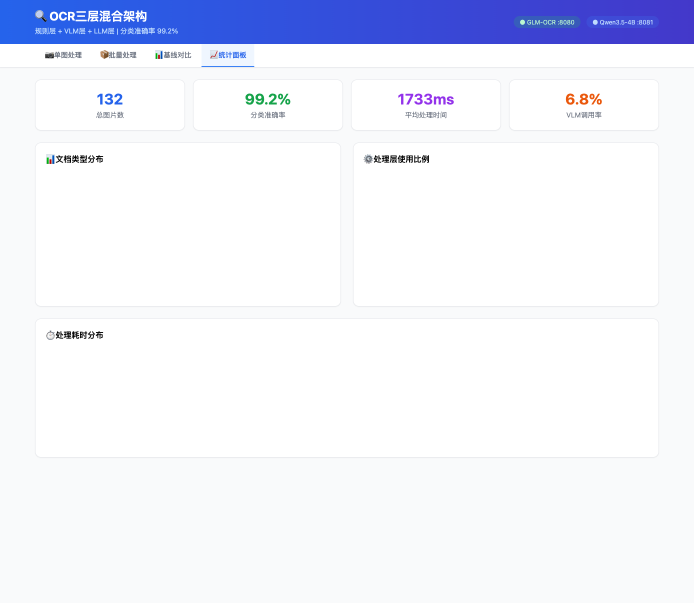
#> input picture e2e_dashboard_charts.png, 1388 x 1205 px (shown at 1/2 size)
$ python assess_image_quality.py ../e2e_dashboard_charts.png   (older library calls are emulated)
#> lines starting #> are read from the running program, lines starting #| are printed output that depends on the picture
#!/usr/bin/env python3
"""
图片质量评估工具

评估指标：
1. 模糊度（拉普拉斯方差）- 越高越清晰
2. 噪声水平 - 越低越好
3. 对比度 - 适中最好
4. 亮度 - 适中最好
5. 分辨率 - 宽高
"""
import cv2
import numpy as np
from pathlib import Path
import argparse


def estimate_noise(gray_img):
    """估计图像噪声水平（使用局部标准差）"""
    # 使用3x3邻域的局部标准差
    kernel = np.ones((3, 3), np.float32) / 9
    local_mean = cv2.filter2D(gray_img.astype(np.float32), -1, kernel)
    local_sq_mean = cv2.filter2D((gray_img.astype(np.float32) ** 2), -1, kernel)
    local_var = local_sq_mean - local_mean ** 2
    local_var = np.maximum(local_var, 0)  # 避免负值
    noise_level = np.sqrt(local_var).mean()
    return noise_level


def assess_image_quality(image_path):
    """
    评估图片质量

    Returns:
        dict: 包含各项质量指标
    """
#> called with image_path = '../e2e_dashboard_charts.png'
    img = cv2.imread(str(image_path))
#> img is the input picture: shape (1205, 1388, 3); mean B, G, R 249.9, 239.5, 237.2
    if img is None:
        raise ValueError(f"无法读取图片: {image_path}")

    gray = cv2.cvtColor(img, cv2.COLOR_BGR2GRAY)
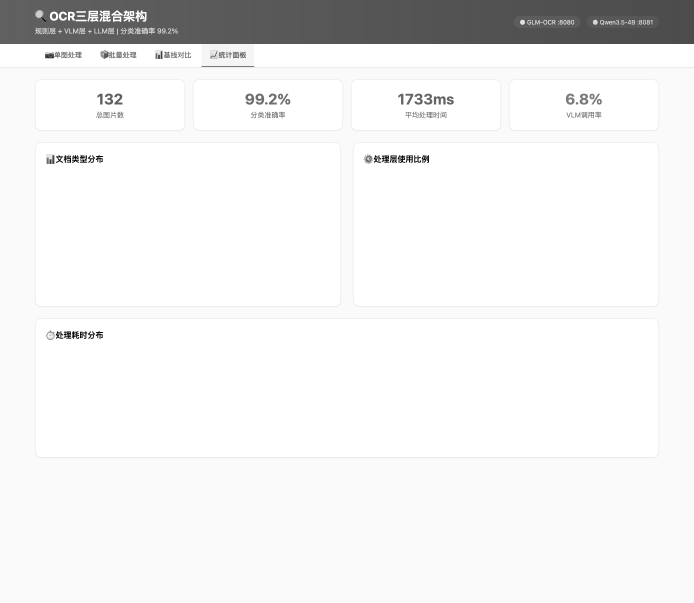
#> gray: shape (1205, 1388) (shown at 1/2 size); min 0, max 255, mean 240
    h, w = gray.shape
#> h = 1205; w = 1388

    # 1. 模糊度（拉普拉斯方差）
    laplacian = cv2.Laplacian(gray, cv2.CV_64F)
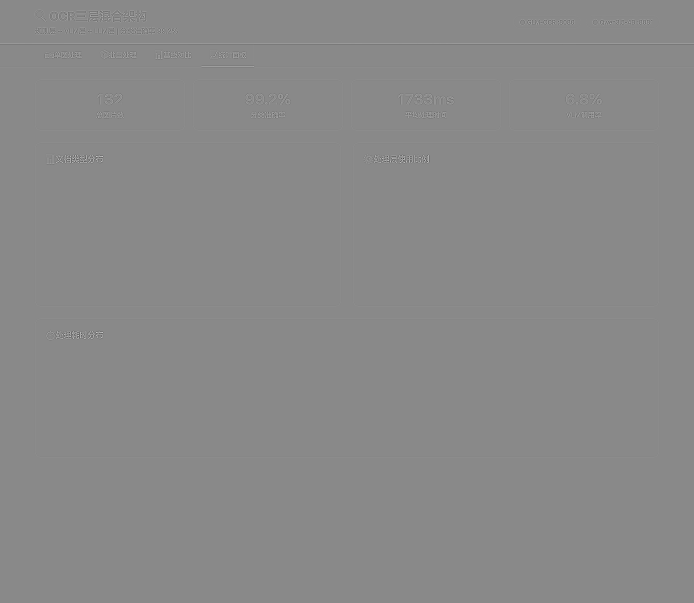
#> laplacian: shape (1205, 1388) float64 (shown at 1/2 size); min -764, max 652, mean 0; drawn with min black and max white
    sharpness = laplacian.var()
#> sharpness = 427.6

    # 2. 噪声水平
    noise = estimate_noise(gray)
#> in estimate_noise, `local_sq_mean = cv2.filter2D((gray_img.astype(np.float32) ** 2), -1, k..`:
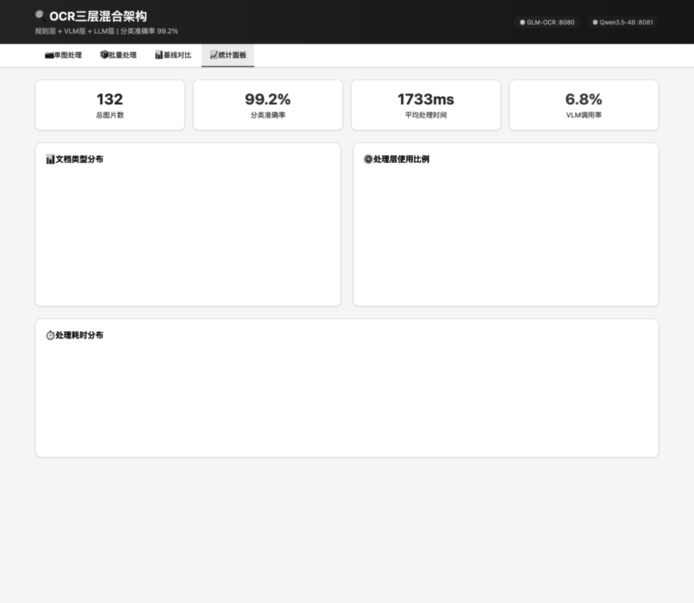
#> local_sq_mean: shape (1205, 1388) float32 (shown at 1/2 size); min 253.9, max 65025, mean 59555.2; drawn with min black and max white
#> in estimate_noise, `local_var = local_sq_mean - local_mean ** 2`:
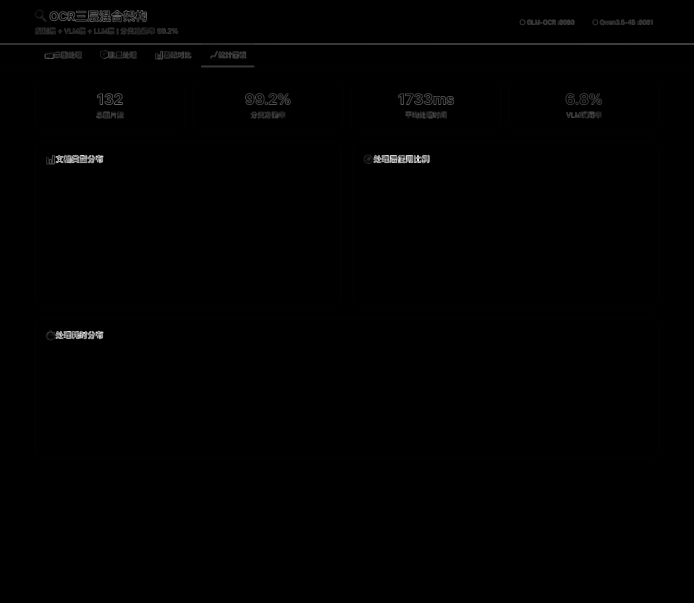
#> local_var: shape (1205, 1388) float32 (shown at 1/2 size); min -0.0117, max 14450, mean 65.6; drawn with min black and max white
#> in estimate_noise, `noise_level = np.sqrt(local_var).mean()`: noise_level = 1.34
#> noise = 1.34

    # 3. 对比度（标准差）
    contrast = gray.std()
#> contrast = 44.05

    # 4. 亮度（均值）
    brightness = gray.mean()
#> brightness = 240

    # 5. 分辨率
    resolution = {'width': w, 'height': h, 'max_side': max(w, h)}

    # 6. 文件大小
    file_size = Path(image_path).stat().st_size / 1024  # KB

    # 质量分级
    if sharpness > 300 and noise < 10:
        quality_level = 'high'
    elif sharpness > 100 and noise < 20:
        quality_level = 'medium'
    else:
        quality_level = 'low'

    return {
        'sharpness': sharpness,
        'noise': noise,
        'contrast': contrast,
        'brightness': brightness,
        'resolution': resolution,
        'file_size_kb': file_size,
        'quality_level': quality_level,
    }


def print_quality_report(quality):
    """打印质量报告"""
    print("\n" + "=" * 60)
    print("图片质量评估报告")
    print("=" * 60)

    print(f"\n分辨率: {quality['resolution']['width']} x {quality['resolution']['height']}")
    print(f"最大边长: {quality['resolution']['max_side']}px")
    print(f"文件大小: {quality['file_size_kb']:.1f} KB")

    print(f"\n质量指标:")
    print(f"  模糊度 (Sharpness): {quality['sharpness']:.1f} (越高越清晰)")
    print(f"  噪声水平 (Noise): {quality['noise']:.2f} (越低越好)")
    print(f"  对比度 (Contrast): {quality['contrast']:.1f} (适中最好)")
    print(f"  亮度 (Brightness): {quality['brightness']:.1f} (适中最好)")

    print(f"\n质量等级: {quality['quality_level'].upper()}")

    # 建议
    print(f"\n预处理建议:")
    if quality['quality_level'] == 'high':
        print("  ✓ 高质量图片，不需要预处理")
        print("  推荐配置: denoise=False, contrast=False")
    elif quality['quality_level'] == 'medium':
        print("  ⚠ 中等质量，建议仅去噪")
        print("  推荐配置: denoise=True, contrast=False")
    else:
        print("  ✗ 低质量，需要去噪+对比度增强")
        print("  推荐配置: denoise=True, contrast=True")

    # 分辨率建议
    max_side = quality['resolution']['max_side']
    if max_side > 4000:
        print(f"\n  ⚠ 分辨率过高（{max_side}px），建议缩放到3000-4000px")
    elif max_side < 1500:
        print(f"\n  ✗ 分辨率过低（{max_side}px），可能影响OCR准确率")


def main():
    parser = argparse.ArgumentParser(description='图片质量评估工具')
    parser.add_argument('image_path', type=str, help='图片路径')
    args = parser.parse_args()

    try:
        quality = assess_image_quality(args.image_path)
#> quality = 7 items
        print_quality_report(quality)
#| 分辨率: 1388 x 1205
#| 最大边长: 1388px
#| 文件大小: 94.3 KB
#|   模糊度 (Sharpness): 427.6 (越高越清晰)
#|   噪声水平 (Noise): 1.34 (越低越好)
#|   对比度 (Contrast): 44.1 (适中最好)
#|   亮度 (Brightness): 240.0 (适中最好)
#| 质量等级: HIGH
#> in print_quality_report, `max_side = quality['resolution']['max_side']`: max_side = 1388
#|   ✗ 分辨率过低（1388px），可能影响OCR准确率
    except Exception as e:
        print(f"错误: {e}")
        return 1

    return 0


if __name__ == '__main__':
    exit(main())
#> (the program exits here)

$ run again, on type_gallery_full.png
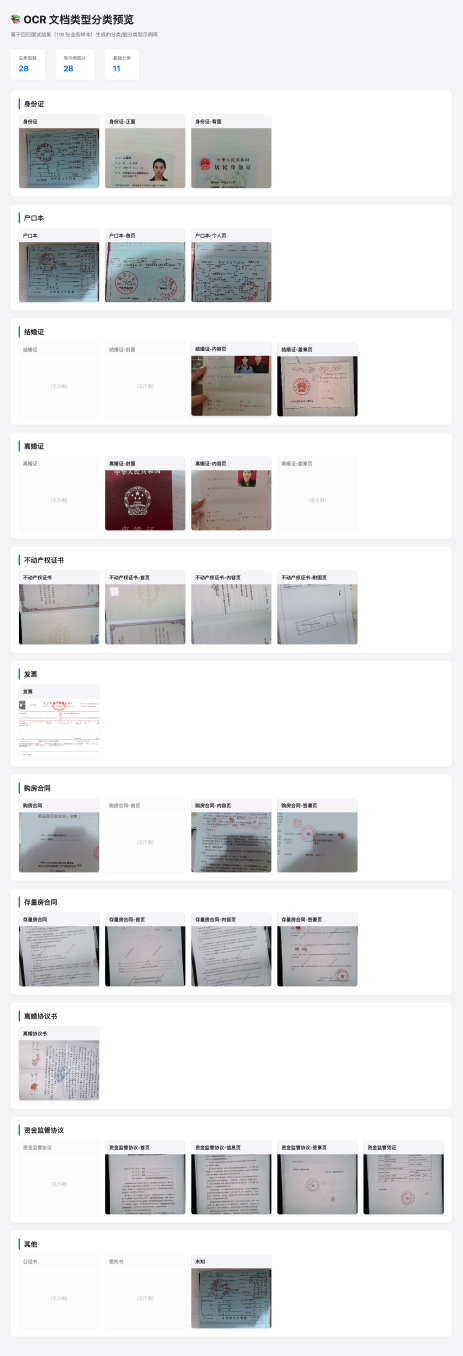
#> input picture type_gallery_full.png, 1388 x 4066 px (shown at 1/3 size)
#> in assess_image_quality, img is the input picture: shape (4066, 1388, 3); mean B, G, R 229.5, 228.7, 228.7
#> sharpness = 893.2
#> in estimate_noise, `local_sq_mean = cv2.filter2D((gray_img.astype(np.float32) ** 2), -1, k..`:
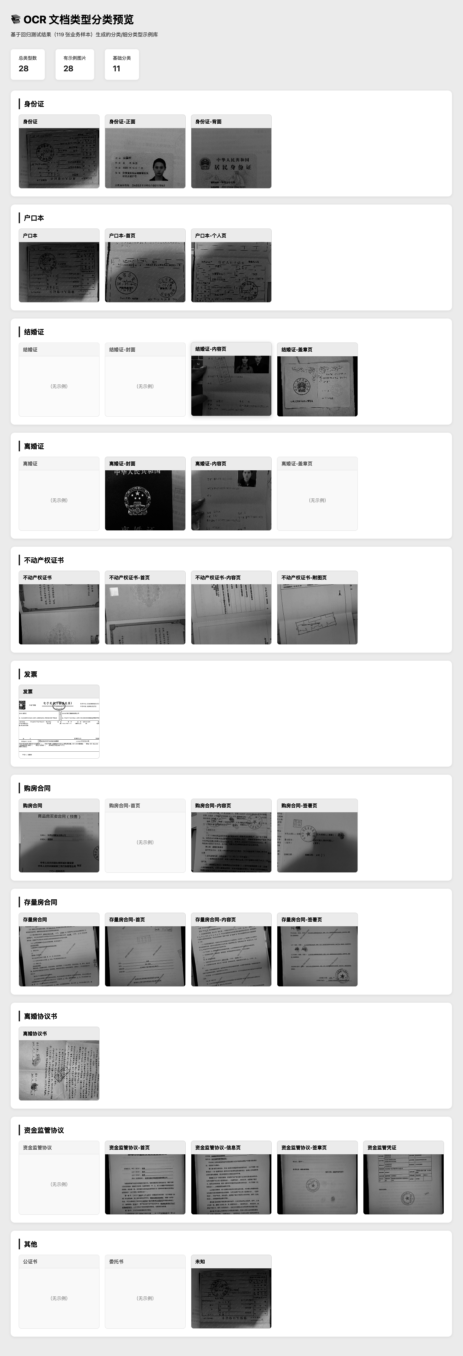
#> local_sq_mean: shape (4066, 1388) float32 (shown at 1/3 size); min 0, max 65025, mean 54703.3; drawn with min black and max white
#> in estimate_noise, `local_var = local_sq_mean - local_mean ** 2`:
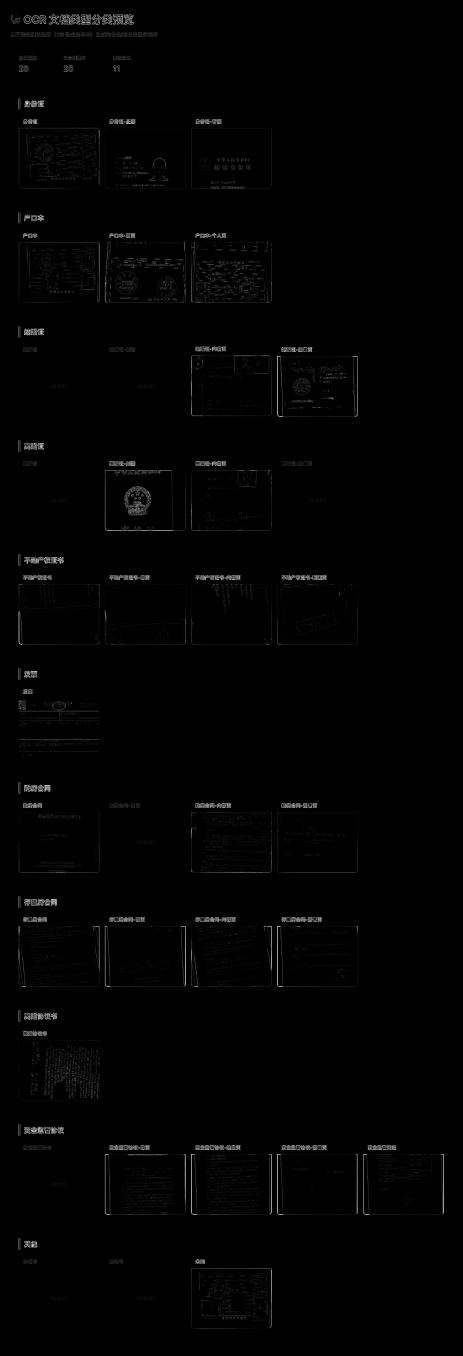
#> local_var: shape (4066, 1388) float32 (shown at 1/3 size); min -0.0156, max 13172.2, mean 120.7; drawn with min black and max white
#> noise_level = 2.93
#> contrast = 48.87
#> brightness = 228.7
#> quality = 7 items
#| 分辨率: 1388 x 4066
#| 最大边长: 4066px
#| 文件大小: 2008.9 KB
#|   模糊度 (Sharpness): 893.2 (越高越清晰)
#|   噪声水平 (Noise): 2.93 (越低越好)
#|   对比度 (Contrast): 48.9 (适中最好)
#|   亮度 (Brightness): 228.7 (适中最好)
#| 质量等级: HIGH
#> max_side = 4066
#|   ⚠ 分辨率过高（4066px），建议缩放到3000-4000px
